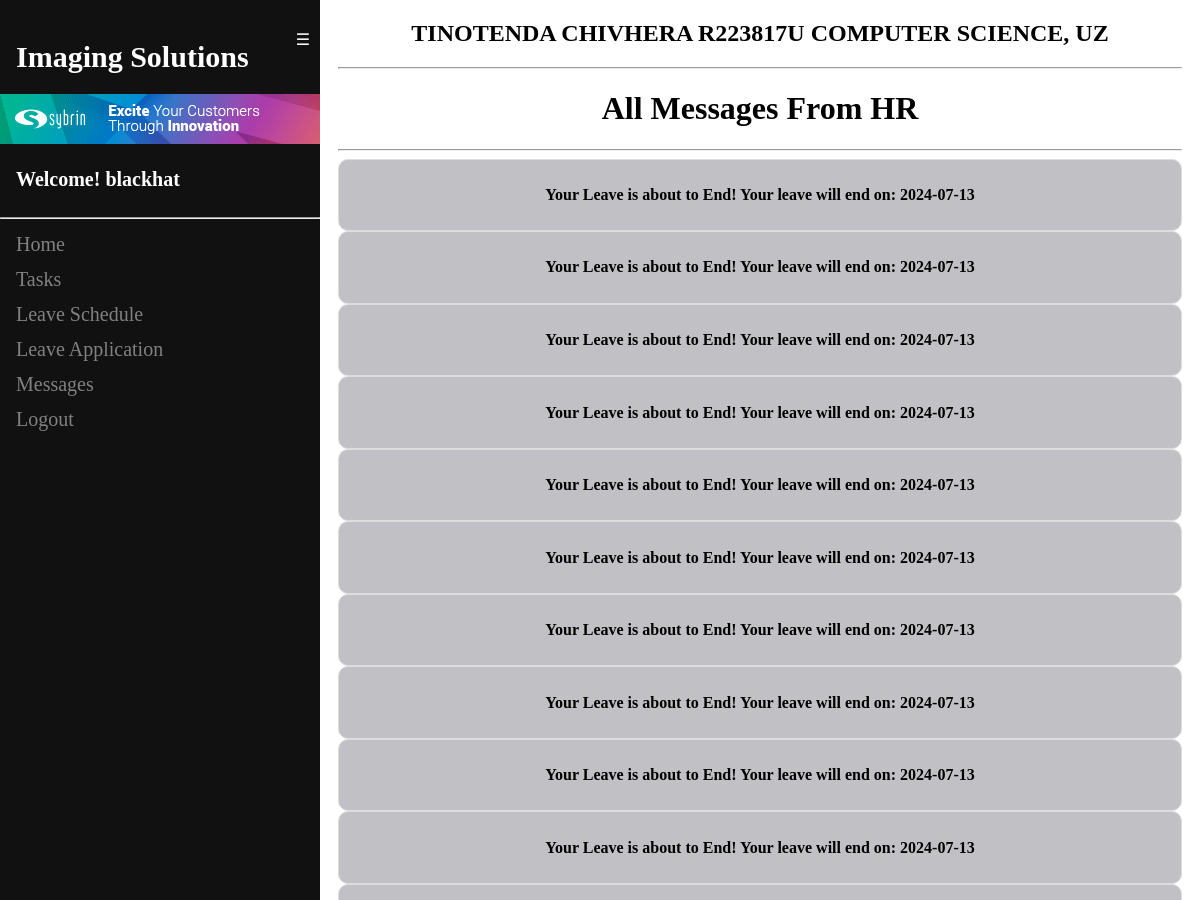
/sms (signed in, upper part), run on an earlier commit of the app's database.
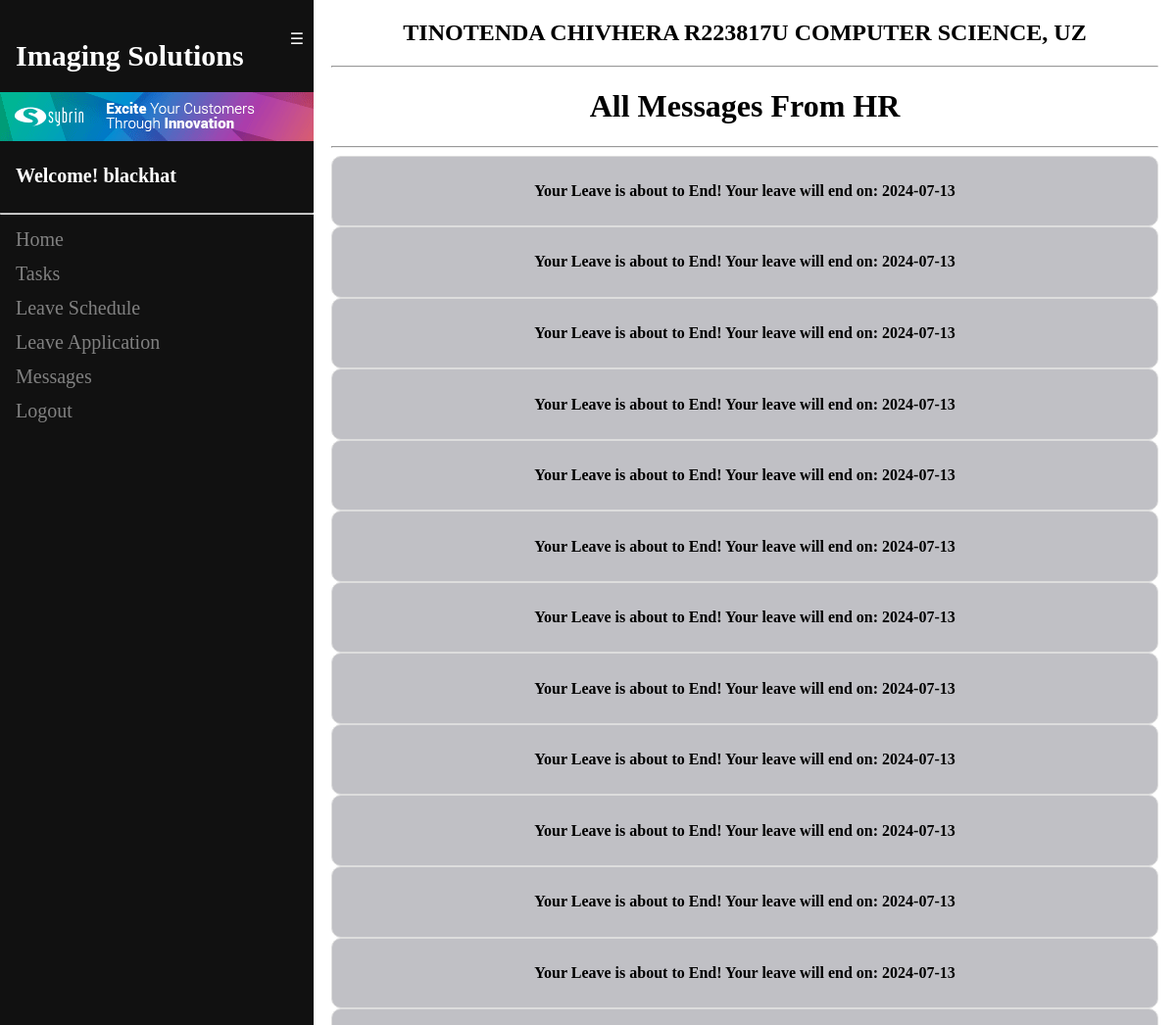
And on a later commit of the database.
### ems/models.py (models this page shows, shortened)
class Message(models.Model):
    msg = models.TextField()
    sent_to = models.ForeignKey(User, on_delete=models.CASCADE)

### ems/views.py (the view)
# urls.py: path('sms',views.sms , name = 'sms'),
def sms(request):
    queryset = Message.objects.filter(sent_to = request.user).order_by('-id')
    context = {"messages": queryset}
    return render(request, "sms.html", context)

### ems/templates/sms.html (shortened to what this page needs)
{% extends 'staff_base.html' %}
{% block content %}
<div class="container">
    <h1 class="center-text">All Messages From HR</h1>
    <hr>
    {%for message in messages %}
    <div class="card">
        <h4>{{ message.msg}}<h4>
    </div>
    {% endfor %}
</div>
{% endblock %}

What changed in the data, as far as the page shows it:
added Message: msg "Your Leave is about to End! Your leave will end on: 2024-07-13"
added Message: msg "Your Leave is about to End! Your leave will end on: 2024-07-13"
